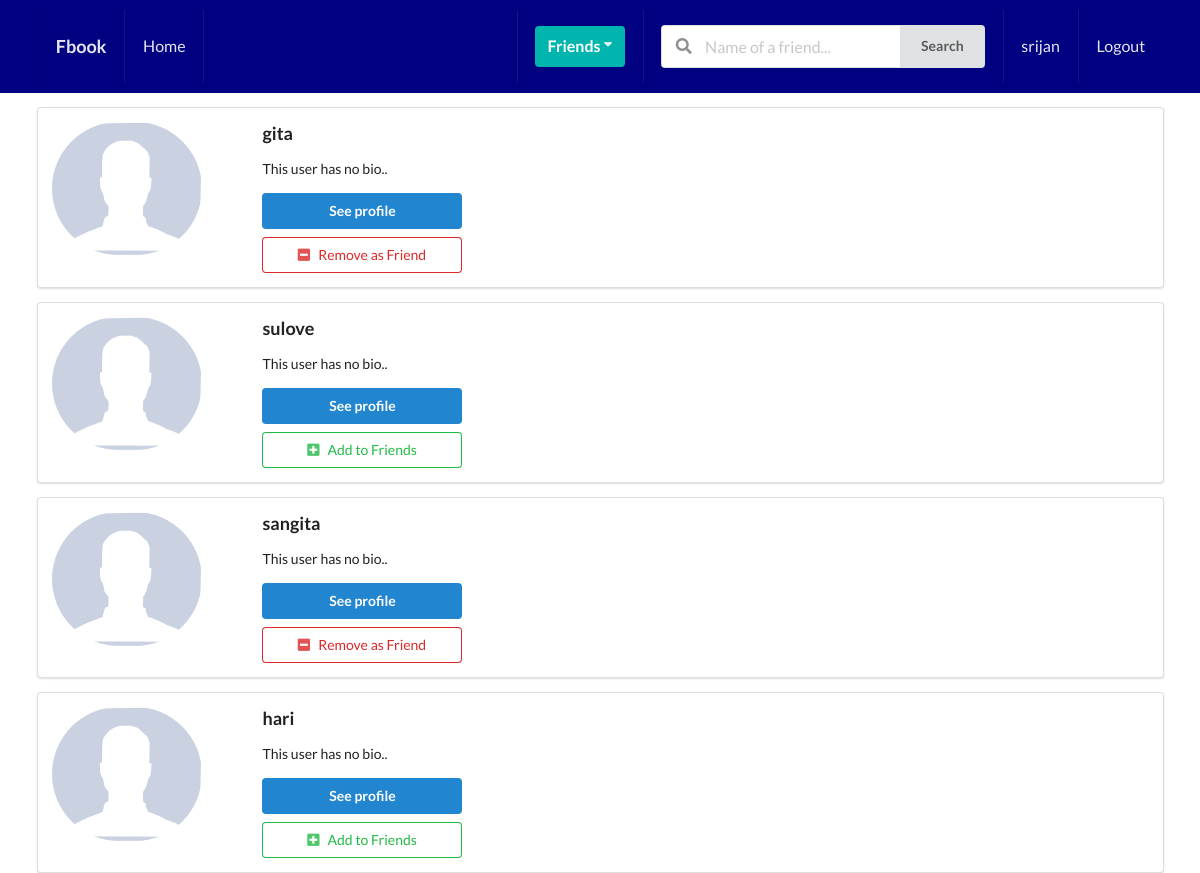
The page /users/profile/list/ (signed in) on the database its author committed.
### users/models.py (models this page shows, shortened)
class Profile(models.Model):
    user=models.OneToOneField(User, on_delete=models.CASCADE)
    bio=models.TextField(max_length=500,default='This user has no bio..')
    email=models.EmailField(max_length=254,blank=True)
    country=models.CharField(max_length=50,blank=True)
    image=models.ImageField(upload_to='profile_pic',default='default.png')
    friends=models.ManyToManyField(User,blank=True,related_name='friends')
    updated=models.DateTimeField(auto_now=True)
    created=models.DateTimeField(auto_now_add=True)
    objects=ProfileManager()

### users/views.py (the view)
# urls.py: path("profile/list/", ProfileListView.as_view() , name="profileList"),#All of the profiles list we can see
class ProfileListView(ListView):
    model=Profile
    template_name='users/profile_list.html'
    context_object_name='qs'
    def get_queryset(self):
        qs=Profile.objects.get_all_profile(self.request.user)
        return qs
    def get_context_data(self, **kwargs):
        context = super().get_context_data(**kwargs)
        user=User.objects.get(username__iexact=self.request.user)
        profile=Profile.objects.get(user=user)
        rel_r=Relationship.objects.filter(sender=profile)
        rel_s=Relationship.objects.filter(receiver=profile)
        rel_receiver=[]
        rel_sender=[]
        for i in rel_r:
            rel_receiver.append(i.receiver.user)
        for i in rel_s:
            rel_sender.append(i.sender.user)
        context['rel_receiver']=rel_receiver
        context['rel_sender']=rel_sender
        context['is_empty']=False
        if len(self.get_queryset())==0:
            context['is_empty']=True
        return context

### users/models.py (called while the page is built)
    def get_all_profile(self,me):
        profiles=Profile.objects.all().exclude(user=me)
        return profiles

### users/templates/users/profile_list.html (shortened to what this page needs)
{% extends 'blogs/base.html' %}
{% block content %}
    {% for i in qs %}
        <div class="ui segment">
            <div class="ui grid">
                <div class="row">
                    <div class="three wide column">
                        <img src="{{i.image.url}}" class="ui small circular image" alt="PIC">
                    </div>
                    <div class="thirteen wide column">
                        <h3>{{i.user}}</h3>
                        <p>{{i.bio}}</p>
                        <a href="{% url 'profileDetail' i.id %}" class="ui primary button w-btn">See profile</a>
                    {% if i.user not in rel_receiver and i.user not in rel_sender %}
                    <form action="{% url 'sendInvite' %}" method="POST">
                            <button type="submit" class="ui positive basic button mt-8 w-btn"><i class="plus square icon"></i>Add to Friends</button>
                    </form>
                    {% endif %}
                    {% if request.user in i.friends.all %}
                    <form action="{% url 'removeFriends' %}" method="POST">
                           <button type="submit" class="ui negative basic button mt-8 w-btn"><i class="minus square icon"></i>Remove as Friend</button>
                    </form>
                    {% endif %}
                    </div>
                </div>
            </div>
        </div>
    {% endfor %}
{% endblock content %}

### blogs/templates/blogs/base.html (shortened to what this page needs)
{% load static %}
<!DOCTYPE html>
<html lang="en">
<head>
    <link rel="stylesheet" href="https://cdn.jsdelivr.net/npm/semantic-ui@2.4.2/dist/semantic.min.css">
    <link rel="stylesheet" type="text/css" href="{% static 'css/styles.css' %}">
</head>
<body>
    <div class="ui inverted menu nav">
        <div class="ui container">
          <a href="#" class="item">
              <h3>Fbook</h3>
          </a>
          {% if user.is_authenticated %}
          <a href="{% url 'home' %}" class="item">
              Home
          </a>
          <div class="right menu">
              <div class="item">
                  <div class="ui floating dropdown icon button teal" id="dropdown_id"> Friends
                      <i class="dropdown icon"></i>
                   </div>
              </div>
                   <div class="item">
                    <form action="{% url 'search' %}" method="GET">
                      <div class="ui action left icon input">
                      <input class="prompt" type="text" name='q' value="{{request.GET.q}}" placeholder="Name of a friend...">
                      <button type='submit' class="ui button">Search</button>
                      </div>
                  </form>
                  </div>
                  <a href="{% url 'profile' %}" class="item">
                       {{request.user.username}}
                  </a>
                  <a href="{% url 'logout' %}" class="ui item">
                      Logout
                  </a>
                {% endif %}
          </div>
        </div>
      </div>
      <div class="ui container">
    <div class="ui container">
    {% block content %}
    {% endblock content %}
    </div>
</body>
</html>

### static/css/styles.css (style rules this page uses)
.nav { background-color: #000080 !important; font-size: 16px !important; border-radius: 0px !important; padding: 10px 0px 10px 0px !important; }
.mt-8 { margin-top: 8px !important; }
.w-btn { width: 200px !important; }

### rows shown on the page
Profile: image (placeholder picture), user "gita", bio "This user has no bio.."
Profile: image (placeholder picture), user "sulove", bio "This user has no bio.."
Profile: image (placeholder picture), user "sangita", bio "This user has no bio.."
Profile: image (placeholder picture), user "hari", bio "This user has no bio.."

### other values the page prints
{{ request.user.username }} "srijan"
